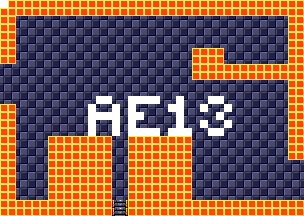

The image is a tile-based game level rendered from a .tmx file. Its description and source (layers, tilesets, objects; grid data summarised) follow:
An orthogonal 38x27 tile map with 8x8 px tiles, 4 tile layers (background, foreground, room numbers, Objects), 15 tilesets.

<map version="1.5" tiledversion="1.7.1" orientation="orthogonal" renderorder="right-down" width="38" height="27" tilewidth="8" tileheight="8" infinite="0" nextlayerid="11" nextobjectid="1">
 <tileset firstgid="1" source="tilesheets/tsKarniMata.tsx" />
 <tileset firstgid="1025" source="tilesheets/tsVoodooWasp.tsx" />
 <tileset firstgid="2049" source="tilesheets/tsBurial.tsx" />
 <tileset firstgid="3073" source="tilesheets/tsBlueTemple.tsx" />
 <tileset firstgid="4097" source="tilesheets/tsGoddess.tsx" />
 <tileset firstgid="5121" source="tilesheets/tsKonark.tsx" />
 <tileset firstgid="6145" name="sEnemies" tilewidth="8" tileheight="8" tilecount="1024" columns="32">
  <image source="../grapx/tilesheets/sObjects.bmp" trans="ff94ff" width="256" height="256" />
 </tileset>
 <tileset firstgid="7169" source="tilesheets/tsIceTemple.tsx" />
 <tileset firstgid="8193" source="tilesheets/tsLavaArea.tsx" />
 <tileset firstgid="9217" source="tilesheets/tsBossArea.tsx" />
 <tileset firstgid="10241" source="tilesheets/tsPegu.tsx" />
 <tileset firstgid="11265" source="tilesheets/sTiwanakuTemple.tsx" />
 <tileset firstgid="12289" source="tilesheets/sIndraTemple.tsx" />
 <tileset firstgid="13313" source="tilesheets/sTeleport.tsx" />
 <tileset firstgid="14337" source="tilesheets/sObjects.tsx" />
 <layer id="2" name="background" width="38" height="27">
  <data>[1026 cells, 1026 non-empty, 2 distinct tile ids]</data>
 </layer>
 <layer id="1" name="foreground" width="38" height="27">
  <data>[1026 cells, 384 non-empty, 3 distinct tile ids]</data>
 </layer>
 <layer id="7" name="room numbers" width="38" height="27">
  <data>[1026 cells, 42 non-empty, 1 distinct tile ids]</data>
 </layer>
 <layer id="10" name="Objects" width="38" height="27">
  <data>[1026 cells, 0 non-empty, 0 distinct tile ids]</data>
 </layer>
</map>
